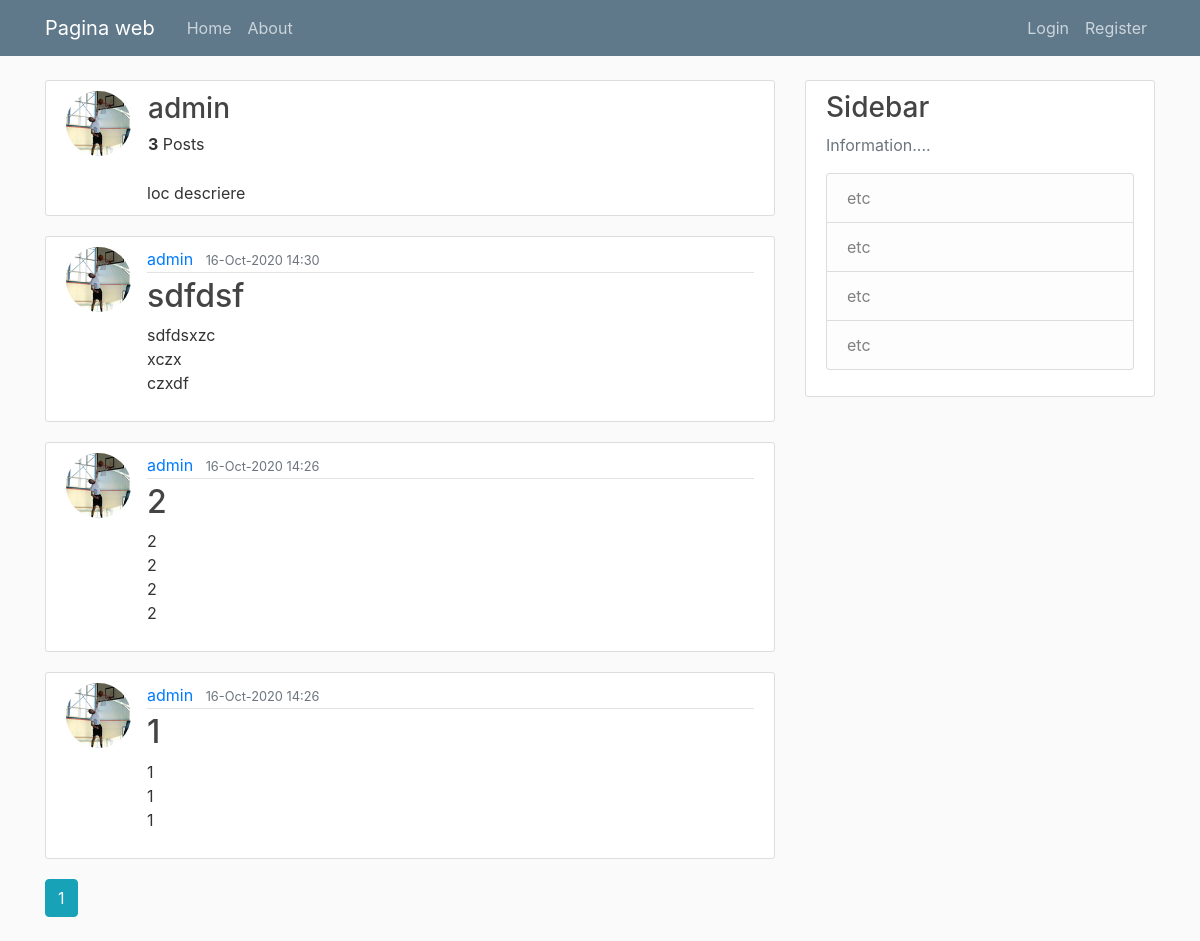
Screenshot of /user/admin with the database file from the repository.
### appsite/models.py (models this page shows, shortened)
class User(db.Model, UserMixin):
    id = db.Column(db.Integer, primary_key=True)
    username = db.Column(db.String(20), unique=True, nullable=False)
    email = db.Column(db.String(120), unique=True, nullable=False)
    image_file = db.Column(db.String(20), nullable=False, default='default.jpg')
    password = db.Column(db.String(60), nullable=False)
    posts = db.relationship('Post', backref='author', lazy=True)
    '''
    generare token pentru email reset
    return: token
    '''
    """
    functie statica
    care verifica token ul de resetare parola
    return: userul cu token
    """
    '''
    metoda to string
    '''

class Post(db.Model):
    id = db.Column(db.Integer, primary_key=True)
    title = db.Column(db.String(100), nullable=False)
    date_posted = db.Column(db.DateTime, nullable=False, default=datetime.utcnow)
    content = db.Column(db.Text, nullable=False)
    user_id = db.Column(db.Integer, db.ForeignKey('user.id'), nullable=False)
    '''
    metoda to string
    '''

### appsite/routes.py (the view)
@app.route("/user/<string:username>")
def user_posts(username):
    page = request.args.get('page', 1, type=int)
    user = User.query.filter_by(username=username).first_or_404()
    posts = Post.query.filter_by(author=user)\
        .order_by(Post.date_posted.desc())\
        .paginate(page=page, per_page=5)
    return render_template('user_posts.html', posts=posts, user=user)

### appsite/templates/user_posts.html (shortened to what this page needs)
{% extends "layout.html" %}
{% block content %}
    <article class="media content-section">
        <img class="rounded-circle article-img" src="{{ url_for('static', filename='profile_pics/' + user.image_file) }}">
        <div class="media-body">
                <table>
                    <tr>
                        <td> <h3 class="mb-1">{{ user.username }}  </h3> </td>
                    </tr>
                </table>
                <table>
                    <tr>
                       <td> <b>{{ posts.total }}</b> Posts </td>
                    </tr>
                </table>
                <div> loc descriere </div>
        </div>
    </article>
    {% for post in posts.items %}
        <article class="media content-section">
            <img class="rounded-circle article-img" src="{{ url_for('static', filename='profile_pics/' + post.author.image_file) }}">
            <div class="media-body">
            <div class="article-metadata">
                <a class="mr-2" href="{{ url_for('user_posts', username=post.author.username) }}">{{ post.author.username }}</a>
                <small class="text-muted">{{ post.date_posted.strftime('%d-%b-%Y %H:%M') }}</small>
            </div>
            <h2><a class="article-title" href="{{ url_for('post', post_id=post.id ) }}">{{ post.title }}</a></h2>
            <p class="article-content">{{ post.content }}</p>
            </div>
        </article>
    {% endfor %}
    {% for page_num in posts.iter_pages(left_edge=1, right_edge=1, left_current=1, right_current=2) %}
        {% if page_num %}
            {% if posts.page == page_num %}
            <a class="btn btn-info mb-4" href="{{ url_for('user_posts', username=username, page=page_num) }}"> {{ page_num }} </a>
        {% else %}
        <a class="btn btn-outline-info mb-4" href="{{ url_for('user_posts', username=username, page=page_num) }}"> {{ page_num }} </a>
        {% endif %}
        {% else %}
            .....
        {% endif %}
    {% endfor %}
{% endblock %}

### appsite/static/main.css (style rules this page uses)
body { background: #fafafa; color: #333333; margin-top: 5rem; }
h1, h2, h3, h4, h5, h6 { color: #444444; }
.content-section { background: #ffffff; padding: 10px 20px; border: 1px solid #dddddd; border-radius: 3px; margin-bottom: 20px; }
.article-title { color: #444444; }
.article-content { white-space: pre-line; }
.article-img { height: 65px; width: 65px; margin-right: 16px; }
.article-metadata { padding-bottom: 1px; margin-bottom: 4px; border-bottom: 1px solid #e3e3e3 }

### rows the page displays
User: image_file (picture), username "admin"
Post: image_file (picture), author.username "admin", date_posted "16-Oct-2020 14:30", title "sdfdsf", content "sdfdsxzc xczx czxdf"
Post: image_file (picture), author.username "admin", date_posted "16-Oct-2020 14:26", title "2", content "2 2 2 2"
Post: image_file (picture), author.username "admin", date_posted "16-Oct-2020 14:26", title "1", content "1 1 1"

### other values shown
{{ posts.total }} "3"
{{ page_num }} "1"
